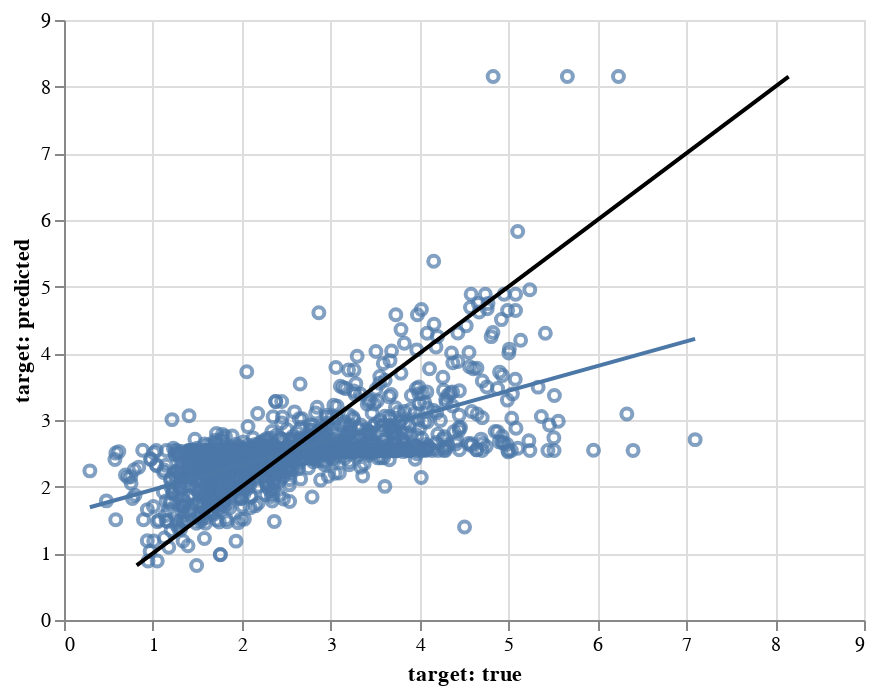

Notebook source saved alongside this figure:
### Code cell
tox_model_2.visualize('pair_predict', test_zhu_mac, untransform=True)

### Figure 1 — Vega-Lite specification as saved in the notebook (floating-point values rounded to 4 significant figures; data arrays with more than 128 entries replaced by an {"elided": "..."} marker saying what was removed)
{"config": {"view": {"continuousWidth": 400, "continuousHeight": 300}}, "layer": [{"mark": "point", "encoding": {"x": {"type": "quantitative", "field": "target: true", "scale": {"zero": false}}, "y": {"type": "quantitative", "field": "target: predicted", "scale": {"zero": false}}}}, {"mark": "line", "encoding": {"x": {"type": "quantitative", "field": "target: true", "scale": {"zero": false}}, "y": {"type": "quantitative", "field": "target: predicted", "scale": {"zero": false}}}, "transform": [{"on": "target: true", "regression": "target: predicted"}]}, {"data": {"name": "data-7239adc77b6c2ce454f38f86cae2d631"}, "mark": {"type": "line", "color": "black"}, "encoding": {"x": {"type": "quantitative", "field": "target: true"}, "y": {"type": "quantitative", "field": "target: predicted"}}}], "data": {"name": "data-9efeafac0fc9eb145ca80a5f0a8a4d4d"}, "$schema": "https://vega.github.io/schema/vega-lite/v4.8.1.json", "datasets": {"data-9efeafac0fc9eb145ca80a5f0a8a4d4d": {"elided": "1469 records"}, "data-7239adc77b6c2ce454f38f86cae2d631": [{"target: true": 0.818, "target: predicted": 0.818}, {"target: true": 8.152, "target: predicted": 8.152}]}}
